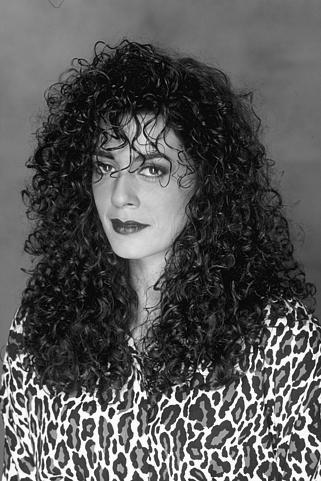
%> input picture woman.png, 321 x 481 px
$ octave Fig3_top_and_Fig4_left.m   (GNU Octave 9; MATLAB toolbox functions it lacks are replaced by stand-ins)
%> lines starting %> are read from the running program, lines starting %| are printed output that depends on the picture
close all;clc;clear all;

Ur=double(imread('woman.png'))/255;
%> Ur: size 481x321 double; min 0, max 1, mean 0.344
ur=double(imread('noise_woman.png'))/255;
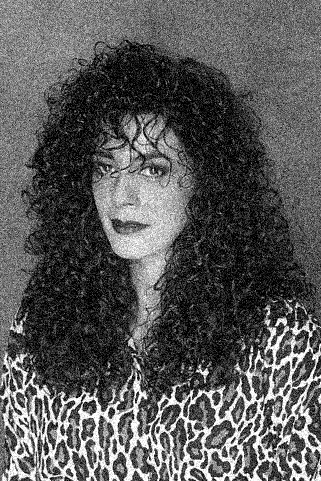
%> input picture noise_woman.png, 321 x 481 px
%> ur: size 481x321 double; min 0, max 1, mean 0.347

epsilon = 1e-4;

[rows, cols]=size(ur);
%> rows = 481; cols = 321
alpha = 0.1;
steps=0.2;
beta = 1;
t=1;
numIter = 5e4;
imgSz = rows*cols;
%> imgSz = 154401
ne=1;

% AADMM
q =zeros(rows,cols);
Q=q;
tq=q;
Tq=q;

uu = ur;
tu=uu;

pp1 = zeros(rows, cols+1);
pp2 = zeros(rows+1, cols);


X1=[];
Y1=[];

for i = 1:numIter

    %sub-step1: update tp^(k+1)=p^{k+1}
    for j=1:ne
        divp = pp1(:,2:cols+1)-pp1(:,1:cols)+pp2(2:rows+1,:)-pp2(1:rows,:);
        pt = divp +q- (ur+uu/beta);
        pp1(:,2:cols) = steps*(pt(:,2:cols) - pt(:,1:cols-1)) + pp1(:,2:cols);
        pp2(2:rows,:) = steps*(pt(2:rows,:) - pt(1:rows-1,:)) + pp2(2:rows,:);
    end

    % projection steps
    pp1 = min(pp1,alpha);
    pp1 = max(pp1,-alpha);
    pp2 = min(pp2,alpha);
    pp2 = max(pp2,-alpha);

    % update divp
    divp = pp1(:,2:cols+1)-pp1(:,1:cols)+pp2(2:rows+1,:)-pp2(1:rows,:);

    %sub-step2 update tu
    %keep tu
    Tu=tu;
    tu = uu + beta*(ur-divp-q);

    %sub-step update tq
    %keep tq
    Tq=tq;
    tq = tu;

    %sub-step4 update tk
    % keep tk
    T=t;
    t=(1+sqrt(1+4*t^2))/2;

    %sub-step5 update p^{k+1} see sub-step1

    %sub-step6 update q^{k+1}
    %keep q
    Q=q;
    q=(t-1)/(2*t)*tq-(T-1)/(2*t)*Tq+T/(2*t)*(tu-uu+(1-beta)*tq+beta*q);

    %sub-step7 update u^{k+1}
    % keep uu
    ku=uu;
    uu=(t-1)/(2*t)*(2*tu-beta*tq)+(T-1)/(2*t)*(beta*Tq-2*Tu)+...
        T/(2*t)*((beta-2)*uu+(4-beta)*tu+(beta^2-3*beta)*tq+(2*beta-beta^2)*Q);

    % ||uk+1-uk||
    Aerru =sqrt(sum(sum((ku-uu).*(ku-uu))));
    %Aerru =sqrt(sum(sum((tu-Tu).*(tu-Tu))));

    X1(i)=(i);
    Y1(i)=log(Aerru);

    if Aerru < epsilon
        break;
    end

end
%> this loop made 1027 passes
%> Aerru on passes 1 to 3: 68.28, 58.96, 27.24
%> pass 1, `pp2 = max(pp2,-alpha);`:
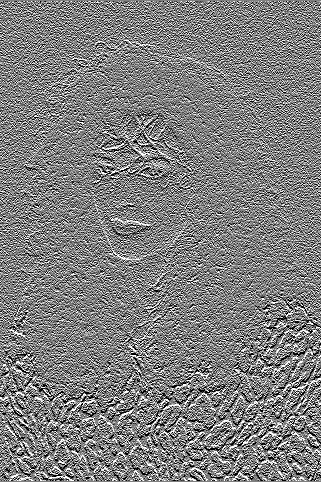
%> pp2: size 482x321 double; min -0.1, max 0.1, mean -3.84e-05; drawn with min black and max white
%> after the loop:
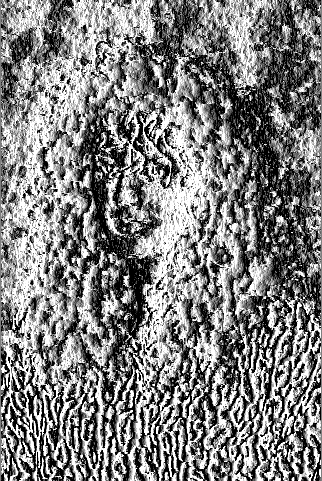
%> pp1: size 481x322 double; min -0.1, max 0.1, mean 0.000497; drawn with min black and max white
%> after the loop:
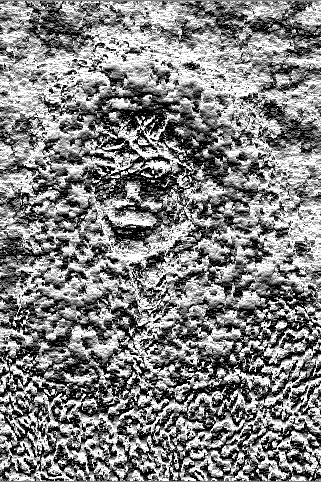
%> pp2: size 482x321 double; min -0.1, max 0.1, mean 0.00246; drawn with min black and max white
%> after the loop:
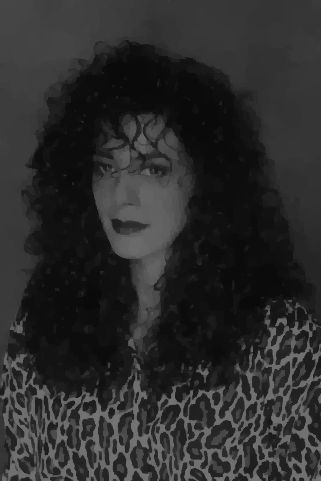
%> q: size 481x321 double; min 0.0401, max 0.457, mean 0.173
%> after the loop, X1 = 1027 values from 1 to 1027; Y1 = 1027 values, max 4.22 at index 1, min -9.24 at index 1027, mean -7.09; t = 516.1

% keep tu
u1=tu;

% average error of tu and Ur
errtuUr=sum(sum(abs(tu-Ur)))/imgSz;
%> errtuUr = 0.0482
msg1 = sprintf('number of AADMM = %u. \n', i);
disp(msg1);
msg2 = sprintf('average error of tu and Ur = %u. \n', errtuUr);
disp(msg2);
%| average error of tu and Ur = 0.0482118.
msg3 = sprintf('||uk+1-uk|| = %u. \n', Aerru);
disp(msg3);
%| ||uk+1-uk|| = 9.69281e-05.


% ADMM
% beta = 2.1;
q =zeros(rows,cols);
uu = ur;

pp1 =zeros(rows, cols+1);
pp2 =zeros(rows+1, cols);
%divp = pp1(:,2:cols+1)-pp1(:,1:cols)+pp2(2:rows+1,:)-pp2(1:rows,:);

for i = 1:numIter

    %sub-step1: update p^(k+1)
    for j=1:ne
        divp = pp1(:,2:cols+1)-pp1(:,1:cols)+pp2(2:rows+1,:)-pp2(1:rows,:);
        pt = divp +q- (ur+uu/beta);
        pp1(:,2:cols) = steps*(pt(:,2:cols) - pt(:,1:cols-1)) + pp1(:,2:cols);
        pp2(2:rows,:) = steps*(pt(2:rows,:) - pt(1:rows-1,:)) + pp2(2:rows,:);
    end

    % projection steps
    pp1 = min(pp1,alpha);
    pp1 = max(pp1,-alpha);
    pp2 = min(pp2,alpha);
    pp2 = max(pp2,-alpha);

    % update divp
    Divp=divp;
    divp = pp1(:,2:cols+1)-pp1(:,1:cols)+pp2(2:rows+1,:)-pp2(1:rows,:);

    %sub-step2；update q^{k+1}
    %keep q
    Q=q;
    q = (uu -beta*(divp- ur)) / (1+beta);

    %sub-step3 update u^{k+1}
    Erru = beta*(ur-divp-q);
    uu = uu + Erru;

    % ||uk+1-uk||
    erru =sqrt(sum(sum(Erru.*Erru)));


    X2(i)=(i);
    Y2(i)=log(erru);


    if erru < epsilon
        break;
    end
end
%> this loop made 1407 passes
%> erru on passes 1 to 3: 31.68, 10.88, 5.7
%> pass 1, `Erru = beta*(ur-divp-q);`:
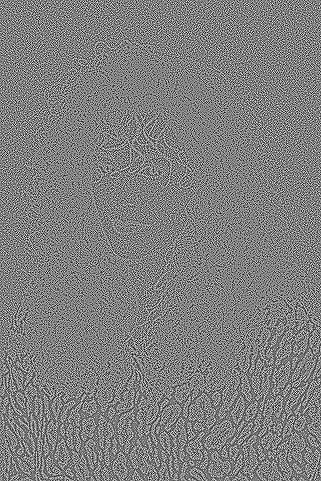
%> Erru: size 481x321 double; min -0.2, max 0.2, mean 8.7e-20; drawn with min black and max white
%> after the loop, X2 = 1407 values from 1 to 1407; Y2 = 1407 values, max 3.46 at index 1, min -9.22 at index 1407, mean -7.17

% keep tu
u2=uu;

% average error of uu and Ur
erruuUr=sum(sum(abs(uu-Ur)))/imgSz;
%> erruuUr = 0.0482
msg11 = sprintf('number of ADMM = %u. \n', i);
disp(msg11);
msg22 = sprintf('average error of uu and Ur = %u. \n', erruuUr);
disp(msg22);
%| average error of uu and Ur = 0.0482152.
msg33 = sprintf('||uk+1 - uk|| = %u. \n', erru);
disp(msg33);
%| ||uk+1 - uk|| = 9.93214e-05.


% figure;
figure('Position', [100, 100, 400, 300]);
plot(X2,Y2,'-b.','LineWidth', 0.1, 'MarkerSize', 1);
hold on;
plot(X1,Y1,'-r.','LineWidth', 0.1, 'MarkerSize', 1); %
xlabel('It.','FontName','Times');
ylabel('log(Error)','FontName','Times');
xlim([0 1500]);
xticks(0:500:1500);
% ylim([-20 12]);
% yticks(-20:10:12);
legend('ADMM','AADMM')
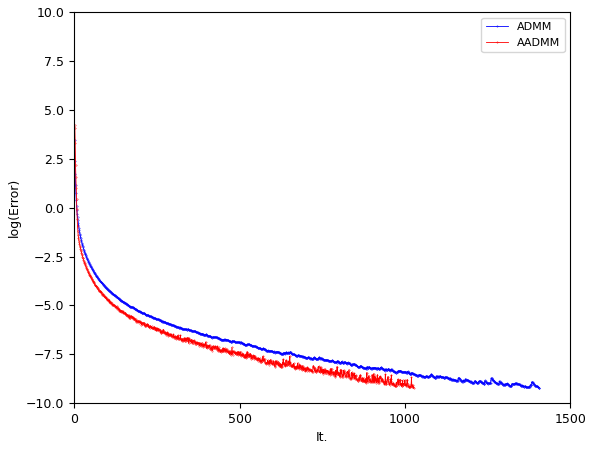
%> figure redrawn from the program's plot data; curve peaks at x = 1, y = 3.46; curve peaks at x = 1, y = 4.22

figure;
subplot(1,4,1);
imshow(u2,[]);
subplot(1,4,2);
imshow(ur,[]);
subplot(1,4,3);
imshow(Ur,[]);
subplot(1,4,4);
imshow(u1,[]);
saveas(gcf,'woman.eps','epsc')
